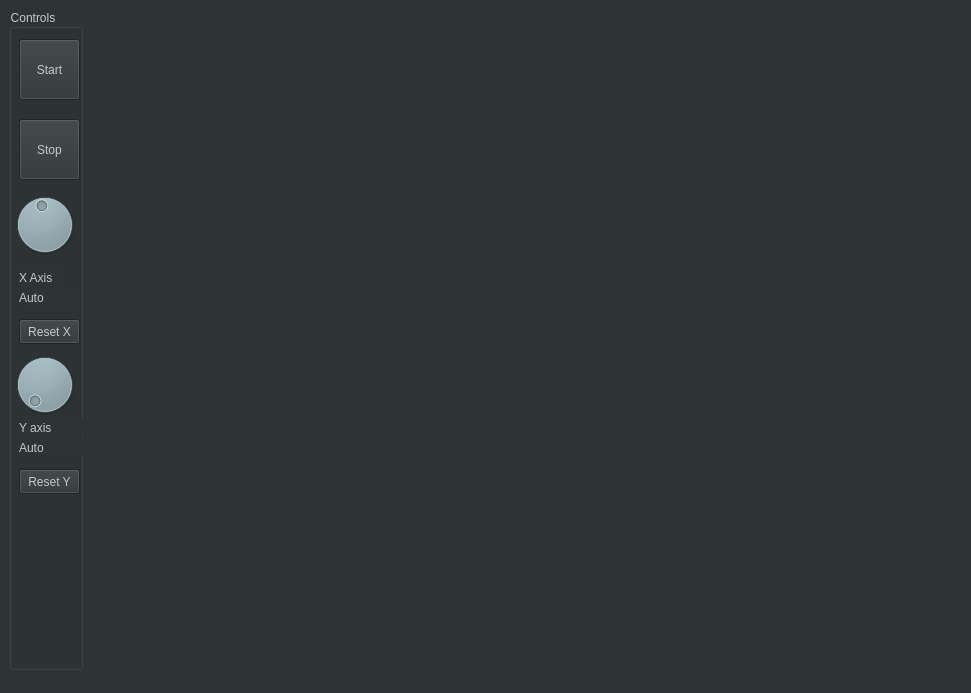
<?xml version="1.0" encoding="UTF-8"?>
<ui version="4.0">
 <class>MainWindow</class>
 <widget class="QMainWindow" name="MainWindow">
  <property name="geometry">
   <rect>
    <x>0</x>
    <y>0</y>
    <width>971</width>
    <height>693</height>
   </rect>
  </property>
  <property name="windowTitle">
   <string>UART_Plotter</string>
  </property>
  <property name="styleSheet">
   <string notr="true">background-color: rgb(46, 52, 54);
color: rgb(200,200,200);</string>
  </property>
  <widget class="QWidget" name="centralwidget">
   <widget class="QWidget" name="gridLayoutWidget">
    <property name="geometry">
     <rect>
      <x>9</x>
      <y>9</y>
      <width>951</width>
      <height>661</height>
     </rect>
    </property>
    <layout class="QGridLayout" name="gridLayout">
     <item row="0" column="0">
      <layout class="QHBoxLayout" name="horizontalLayout">
       <property name="sizeConstraint">
        <enum>QLayout::SetMaximumSize</enum>
       </property>
       <item>
        <widget class="QGroupBox" name="control_box">
         <property name="maximumSize">
          <size>
           <width>200</width>
           <height>16777215</height>
          </size>
         </property>
         <property name="title">
          <string>Controls</string>
         </property>
         <widget class="QPushButton" name="start_btn">
          <property name="geometry">
           <rect>
            <x>10</x>
            <y>30</y>
            <width>61</width>
            <height>61</height>
           </rect>
          </property>
          <property name="text">
           <string>Start</string>
          </property>
         </widget>
         <widget class="QPushButton" name="stop_btn">
          <property name="geometry">
           <rect>
            <x>10</x>
            <y>110</y>
            <width>61</width>
            <height>61</height>
           </rect>
          </property>
          <property name="text">
           <string>Stop</string>
          </property>
         </widget>
         <widget class="QDial" name="X_dial">
          <property name="geometry">
           <rect>
            <x>0</x>
            <y>170</y>
            <width>71</width>
            <height>91</height>
           </rect>
          </property>
          <property name="minimum">
           <number>-90</number>
          </property>
          <property name="maximum">
           <number>100</number>
          </property>
         </widget>
         <widget class="QDial" name="Y_dial">
          <property name="geometry">
           <rect>
            <x>0</x>
            <y>330</y>
            <width>71</width>
            <height>91</height>
           </rect>
          </property>
         </widget>
         <widget class="QLabel" name="label">
          <property name="geometry">
           <rect>
            <x>10</x>
            <y>260</y>
            <width>41</width>
            <height>17</height>
           </rect>
          </property>
          <property name="text">
           <string>X Axis</string>
          </property>
         </widget>
         <widget class="QLabel" name="X_label">
          <property name="geometry">
           <rect>
            <x>10</x>
            <y>280</y>
            <width>61</width>
            <height>17</height>
           </rect>
          </property>
          <property name="text">
           <string>Auto</string>
          </property>
         </widget>
         <widget class="QLabel" name="label_3">
          <property name="geometry">
           <rect>
            <x>10</x>
            <y>410</y>
            <width>67</width>
            <height>17</height>
           </rect>
          </property>
          <property name="text">
           <string>Y axis</string>
          </property>
         </widget>
         <widget class="QLabel" name="Y_label">
          <property name="geometry">
           <rect>
            <x>10</x>
            <y>430</y>
            <width>67</width>
            <height>17</height>
           </rect>
          </property>
          <property name="text">
           <string>Auto</string>
          </property>
         </widget>
         <widget class="QPushButton" name="rX_btn">
          <property name="geometry">
           <rect>
            <x>10</x>
            <y>310</y>
            <width>61</width>
            <height>25</height>
           </rect>
          </property>
          <property name="text">
           <string>Reset X</string>
          </property>
         </widget>
         <widget class="QPushButton" name="rY_btn">
          <property name="geometry">
           <rect>
            <x>10</x>
            <y>460</y>
            <width>61</width>
            <height>25</height>
           </rect>
          </property>
          <property name="text">
           <string>Reset Y</string>
          </property>
         </widget>
        </widget>
       </item>
       <item>
        <widget class="PlotWidget" name="graphWidget" native="true">
         <property name="sizePolicy">
          <sizepolicy hsizetype="Expanding" vsizetype="Expanding">
           <horstretch>0</horstretch>
           <verstretch>0</verstretch>
          </sizepolicy>
         </property>
         <property name="maximumSize">
          <size>
           <width>1920</width>
           <height>1080</height>
          </size>
         </property>
        </widget>
       </item>
      </layout>
     </item>
    </layout>
   </widget>
  </widget>
  <widget class="QStatusBar" name="statusbar"/>
  <action name="actionClose">
   <property name="text">
    <string>Close</string>
   </property>
  </action>
 </widget>
 <customwidgets>
  <customwidget>
   <class>PlotWidget</class>
   <extends>QWidget</extends>
   <header>pyqtgraph</header>
   <container>1</container>
  </customwidget>
 </customwidgets>
 <resources/>
 <connections/>
</ui>
